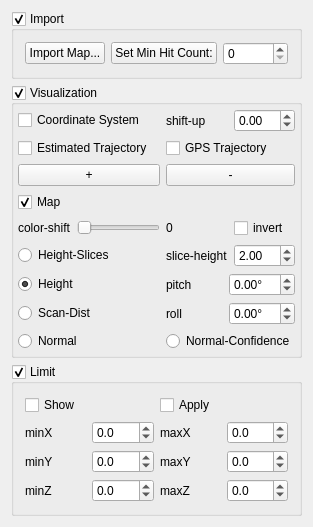
<?xml version="1.0" encoding="UTF-8"?>
<ui version="4.0">
 <class>Visualizer3DMapClass</class>
 <widget class="QWidget" name="Visualizer3DMapClass">
  <property name="geometry">
   <rect>
    <x>0</x>
    <y>0</y>
    <width>313</width>
    <height>485</height>
   </rect>
  </property>
  <property name="sizePolicy">
   <sizepolicy hsizetype="Preferred" vsizetype="Preferred">
    <horstretch>0</horstretch>
    <verstretch>0</verstretch>
   </sizepolicy>
  </property>
  <property name="minimumSize">
   <size>
    <width>0</width>
    <height>0</height>
   </size>
  </property>
  <property name="baseSize">
   <size>
    <width>310</width>
    <height>200</height>
   </size>
  </property>
  <property name="windowTitle">
   <string>Lidar Image Processing</string>
  </property>
  <layout class="QVBoxLayout" name="verticalLayout_3">
   <item>
    <widget class="QGroupBox" name="groupBox_2">
     <property name="title">
      <string>Import</string>
     </property>
     <property name="checkable">
      <bool>true</bool>
     </property>
     <layout class="QVBoxLayout" name="verticalLayout_2">
      <property name="spacing">
       <number>0</number>
      </property>
      <property name="margin">
       <number>0</number>
      </property>
      <item>
       <widget class="QWidget" name="widget_2" native="true">
        <layout class="QGridLayout" name="gridLayout">
         <item row="0" column="0">
          <widget class="QPushButton" name="pbLoadMap">
           <property name="text">
            <string>Import Map...</string>
           </property>
          </widget>
         </item>
         <item row="0" column="1">
          <widget class="QPushButton" name="pbReloadMap">
           <property name="enabled">
            <bool>true</bool>
           </property>
           <property name="text">
            <string>Set Min Hit Count:</string>
           </property>
          </widget>
         </item>
         <item row="0" column="2">
          <widget class="QSpinBox" name="sbMinHitCnt">
           <property name="enabled">
            <bool>true</bool>
           </property>
          </widget>
         </item>
        </layout>
       </widget>
      </item>
     </layout>
    </widget>
   </item>
   <item>
    <widget class="QGroupBox" name="gbVisualization">
     <property name="title">
      <string>Visualization</string>
     </property>
     <property name="checkable">
      <bool>true</bool>
     </property>
     <layout class="QVBoxLayout" name="verticalLayout">
      <property name="spacing">
       <number>0</number>
      </property>
      <property name="margin">
       <number>0</number>
      </property>
      <item>
       <widget class="QFrame" name="frame">
        <property name="frameShape">
         <enum>QFrame::NoFrame</enum>
        </property>
        <property name="frameShadow">
         <enum>QFrame::Raised</enum>
        </property>
        <layout class="QGridLayout" name="gridLayout_4">
         <property name="margin">
          <number>4</number>
         </property>
         <property name="spacing">
          <number>-1</number>
         </property>
         <item row="0" column="0">
          <widget class="QCheckBox" name="cbVisuCS">
           <property name="text">
            <string>Coordinate System</string>
           </property>
          </widget>
         </item>
         <item row="0" column="1">
          <layout class="QHBoxLayout" name="horizontalLayout">
           <item>
            <widget class="QLabel" name="label_8">
             <property name="text">
              <string>shift-up</string>
             </property>
            </widget>
           </item>
           <item>
            <widget class="QDoubleSpinBox" name="dsbShiftup">
             <property name="minimum">
              <double>-10.000000000000000</double>
             </property>
             <property name="maximum">
              <double>40.000000000000000</double>
             </property>
            </widget>
           </item>
          </layout>
         </item>
         <item row="1" column="0">
          <widget class="QCheckBox" name="cbVisuEstTraject">
           <property name="text">
            <string>Estimated Trajectory</string>
           </property>
           <property name="checked">
            <bool>false</bool>
           </property>
          </widget>
         </item>
         <item row="1" column="1">
          <widget class="QCheckBox" name="cbVisuGPSTraject">
           <property name="text">
            <string>GPS Trajectory</string>
           </property>
           <property name="checked">
            <bool>false</bool>
           </property>
          </widget>
         </item>
         <item row="2" column="0">
          <widget class="QPushButton" name="pbPtPlus">
           <property name="text">
            <string>+</string>
           </property>
          </widget>
         </item>
         <item row="2" column="1">
          <widget class="QPushButton" name="pbPtMinus">
           <property name="text">
            <string>-</string>
           </property>
          </widget>
         </item>
         <item row="3" column="0">
          <widget class="QCheckBox" name="cbVisuMap">
           <property name="text">
            <string>Map</string>
           </property>
           <property name="checked">
            <bool>true</bool>
           </property>
          </widget>
         </item>
         <item row="8" column="0">
          <widget class="QRadioButton" name="rbMapNormal">
           <property name="text">
            <string>Normal</string>
           </property>
          </widget>
         </item>
         <item row="8" column="1">
          <widget class="QRadioButton" name="rbMapNConf">
           <property name="text">
            <string>Normal-Confidence</string>
           </property>
          </widget>
         </item>
         <item row="5" column="0">
          <widget class="QRadioButton" name="rbMapSlices">
           <property name="text">
            <string>Height-Slices</string>
           </property>
          </widget>
         </item>
         <item row="6" column="0">
          <widget class="QRadioButton" name="rbMapHeight">
           <property name="text">
            <string>Height</string>
           </property>
           <property name="checked">
            <bool>true</bool>
           </property>
          </widget>
         </item>
         <item row="7" column="0">
          <widget class="QRadioButton" name="rbMapSDist">
           <property name="text">
            <string>Scan-Dist</string>
           </property>
          </widget>
         </item>
         <item row="6" column="1">
          <layout class="QHBoxLayout" name="horizontalLayout_3">
           <item>
            <widget class="QLabel" name="label_10">
             <property name="text">
              <string>pitch</string>
             </property>
            </widget>
           </item>
           <item>
            <widget class="QDoubleSpinBox" name="dsbHeightPitch">
             <property name="suffix">
              <string>°</string>
             </property>
             <property name="minimum">
              <double>-10.000000000000000</double>
             </property>
             <property name="maximum">
              <double>10.000000000000000</double>
             </property>
             <property name="singleStep">
              <double>0.100000000000000</double>
             </property>
             <property name="value">
              <double>0.000000000000000</double>
             </property>
            </widget>
           </item>
          </layout>
         </item>
         <item row="7" column="1">
          <layout class="QHBoxLayout" name="horizontalLayout_4">
           <item>
            <widget class="QLabel" name="label_11">
             <property name="text">
              <string>roll</string>
             </property>
            </widget>
           </item>
           <item>
            <widget class="QDoubleSpinBox" name="dsbHeightRoll">
             <property name="suffix">
              <string>°</string>
             </property>
             <property name="minimum">
              <double>-10.000000000000000</double>
             </property>
             <property name="maximum">
              <double>10.000000000000000</double>
             </property>
             <property name="singleStep">
              <double>0.100000000000000</double>
             </property>
             <property name="value">
              <double>0.000000000000000</double>
             </property>
            </widget>
           </item>
          </layout>
         </item>
         <item row="5" column="1">
          <layout class="QHBoxLayout" name="horizontalLayout_2">
           <item>
            <widget class="QLabel" name="label_9">
             <property name="text">
              <string>slice-height</string>
             </property>
            </widget>
           </item>
           <item>
            <widget class="QDoubleSpinBox" name="dsbSliceHeight">
             <property name="minimum">
              <double>0.500000000000000</double>
             </property>
             <property name="maximum">
              <double>20.000000000000000</double>
             </property>
             <property name="singleStep">
              <double>0.500000000000000</double>
             </property>
             <property name="value">
              <double>2.000000000000000</double>
             </property>
            </widget>
           </item>
          </layout>
         </item>
         <item row="4" column="0">
          <layout class="QHBoxLayout" name="horizontalLayout_6">
           <item>
            <widget class="QLabel" name="label_4">
             <property name="text">
              <string>color-shift</string>
             </property>
            </widget>
           </item>
           <item>
            <widget class="QSlider" name="hsColorShift">
             <property name="tracking">
              <bool>false</bool>
             </property>
             <property name="orientation">
              <enum>Qt::Horizontal</enum>
             </property>
            </widget>
           </item>
          </layout>
         </item>
         <item row="4" column="1">
          <layout class="QHBoxLayout" name="horizontalLayout_5">
           <item>
            <widget class="QLabel" name="lColorShift">
             <property name="text">
              <string>0</string>
             </property>
            </widget>
           </item>
           <item>
            <widget class="QCheckBox" name="cbColorInvert">
             <property name="text">
              <string>invert</string>
             </property>
            </widget>
           </item>
          </layout>
         </item>
        </layout>
       </widget>
      </item>
     </layout>
    </widget>
   </item>
   <item>
    <widget class="QGroupBox" name="gbLimit">
     <property name="title">
      <string>Limit</string>
     </property>
     <property name="checkable">
      <bool>true</bool>
     </property>
     <layout class="QVBoxLayout" name="verticalLayout_4">
      <property name="margin">
       <number>0</number>
      </property>
      <item>
       <widget class="QWidget" name="widget" native="true">
        <layout class="QGridLayout" name="gridLayout_3">
         <item row="0" column="0">
          <widget class="QCheckBox" name="pbLimitShow">
           <property name="text">
            <string>Show</string>
           </property>
          </widget>
         </item>
         <item row="0" column="2">
          <widget class="QCheckBox" name="cbLimitApply">
           <property name="text">
            <string>Apply</string>
           </property>
          </widget>
         </item>
         <item row="1" column="0">
          <widget class="QLabel" name="label">
           <property name="text">
            <string>minX</string>
           </property>
          </widget>
         </item>
         <item row="1" column="1">
          <widget class="QDoubleSpinBox" name="dsbMinX">
           <property name="decimals">
            <number>1</number>
           </property>
           <property name="minimum">
            <double>-100.000000000000000</double>
           </property>
           <property name="singleStep">
            <double>0.200000000000000</double>
           </property>
          </widget>
         </item>
         <item row="1" column="2">
          <widget class="QLabel" name="label_5">
           <property name="text">
            <string>maxX</string>
           </property>
          </widget>
         </item>
         <item row="1" column="3">
          <widget class="QDoubleSpinBox" name="dsbMaxX">
           <property name="decimals">
            <number>1</number>
           </property>
           <property name="minimum">
            <double>-100.000000000000000</double>
           </property>
           <property name="singleStep">
            <double>0.200000000000000</double>
           </property>
          </widget>
         </item>
         <item row="2" column="0">
          <widget class="QLabel" name="label_3">
           <property name="text">
            <string>minY</string>
           </property>
          </widget>
         </item>
         <item row="2" column="1">
          <widget class="QDoubleSpinBox" name="dsbMinY">
           <property name="decimals">
            <number>1</number>
           </property>
           <property name="minimum">
            <double>-100.000000000000000</double>
           </property>
           <property name="singleStep">
            <double>0.200000000000000</double>
           </property>
          </widget>
         </item>
         <item row="2" column="2">
          <widget class="QLabel" name="label_6">
           <property name="text">
            <string>maxY</string>
           </property>
          </widget>
         </item>
         <item row="2" column="3">
          <widget class="QDoubleSpinBox" name="dsbMaxY">
           <property name="decimals">
            <number>1</number>
           </property>
           <property name="minimum">
            <double>-100.000000000000000</double>
           </property>
           <property name="singleStep">
            <double>0.200000000000000</double>
           </property>
          </widget>
         </item>
         <item row="3" column="0">
          <widget class="QLabel" name="label_2">
           <property name="text">
            <string>minZ</string>
           </property>
          </widget>
         </item>
         <item row="3" column="1">
          <widget class="QDoubleSpinBox" name="dsbMinZ">
           <property name="decimals">
            <number>1</number>
           </property>
           <property name="minimum">
            <double>-100.000000000000000</double>
           </property>
           <property name="singleStep">
            <double>0.200000000000000</double>
           </property>
          </widget>
         </item>
         <item row="3" column="2">
          <widget class="QLabel" name="label_7">
           <property name="text">
            <string>maxZ</string>
           </property>
          </widget>
         </item>
         <item row="3" column="3">
          <widget class="QDoubleSpinBox" name="dsbMaxZ">
           <property name="decimals">
            <number>1</number>
           </property>
           <property name="minimum">
            <double>-100.000000000000000</double>
           </property>
           <property name="singleStep">
            <double>0.200000000000000</double>
           </property>
          </widget>
         </item>
        </layout>
       </widget>
      </item>
     </layout>
    </widget>
   </item>
  </layout>
 </widget>
 <layoutdefault spacing="6" margin="11"/>
 <resources/>
 <connections>
  <connection>
   <sender>gbVisualization</sender>
   <signal>toggled(bool)</signal>
   <receiver>frame</receiver>
   <slot>setVisible(bool)</slot>
   <hints>
    <hint type="sourcelabel">
     <x>176</x>
     <y>240</y>
    </hint>
    <hint type="destinationlabel">
     <x>176</x>
     <y>252</y>
    </hint>
   </hints>
  </connection>
  <connection>
   <sender>gbLimit</sender>
   <signal>toggled(bool)</signal>
   <receiver>widget</receiver>
   <slot>setVisible(bool)</slot>
   <hints>
    <hint type="sourcelabel">
     <x>176</x>
     <y>411</y>
    </hint>
    <hint type="destinationlabel">
     <x>176</x>
     <y>422</y>
    </hint>
   </hints>
  </connection>
  <connection>
   <sender>groupBox_2</sender>
   <signal>toggled(bool)</signal>
   <receiver>widget_2</receiver>
   <slot>setVisible(bool)</slot>
   <hints>
    <hint type="sourcelabel">
     <x>176</x>
     <y>71</y>
    </hint>
    <hint type="destinationlabel">
     <x>176</x>
     <y>83</y>
    </hint>
   </hints>
  </connection>
  <connection>
   <sender>hsColorShift</sender>
   <signal>sliderMoved(int)</signal>
   <receiver>lColorShift</receiver>
   <slot>setNum(int)</slot>
   <hints>
    <hint type="sourcelabel">
     <x>118</x>
     <y>213</y>
    </hint>
    <hint type="destinationlabel">
     <x>199</x>
     <y>213</y>
    </hint>
   </hints>
  </connection>
 </connections>
</ui>
